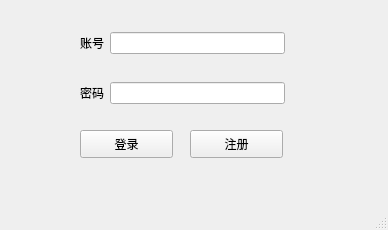
<?xml version="1.0" encoding="UTF-8"?>
<ui version="4.0">
 <class>login</class>
 <widget class="QMainWindow" name="login">
  <property name="geometry">
   <rect>
    <x>0</x>
    <y>0</y>
    <width>388</width>
    <height>230</height>
   </rect>
  </property>
  <property name="windowTitle">
   <string>MainWindow</string>
  </property>
  <widget class="QWidget" name="centralwidget">
   <widget class="QPushButton" name="pushButton">
    <property name="geometry">
     <rect>
      <x>80</x>
      <y>130</y>
      <width>93</width>
      <height>28</height>
     </rect>
    </property>
    <property name="text">
     <string>登录</string>
    </property>
   </widget>
   <widget class="QPushButton" name="pushButton_2">
    <property name="geometry">
     <rect>
      <x>190</x>
      <y>130</y>
      <width>93</width>
      <height>28</height>
     </rect>
    </property>
    <property name="text">
     <string>注册</string>
    </property>
   </widget>
   <widget class="QWidget" name="">
    <property name="geometry">
     <rect>
      <x>80</x>
      <y>30</y>
      <width>205</width>
      <height>26</height>
     </rect>
    </property>
    <layout class="QHBoxLayout" name="horizontalLayout">
     <item>
      <widget class="QLabel" name="label">
       <property name="text">
        <string>账号</string>
       </property>
      </widget>
     </item>
     <item>
      <widget class="QLineEdit" name="lineEdit"/>
     </item>
    </layout>
   </widget>
   <widget class="QWidget" name="">
    <property name="geometry">
     <rect>
      <x>80</x>
      <y>80</y>
      <width>205</width>
      <height>26</height>
     </rect>
    </property>
    <layout class="QHBoxLayout" name="horizontalLayout_2">
     <item>
      <widget class="QLabel" name="label_2">
       <property name="text">
        <string>密码</string>
       </property>
      </widget>
     </item>
     <item>
      <widget class="QLineEdit" name="lineEdit_2"/>
     </item>
    </layout>
   </widget>
  </widget>
  <widget class="QMenuBar" name="menubar">
   <property name="geometry">
    <rect>
     <x>0</x>
     <y>0</y>
     <width>388</width>
     <height>25</height>
    </rect>
   </property>
  </widget>
  <widget class="QStatusBar" name="statusbar"/>
 </widget>
 <resources/>
 <connections/>
</ui>
